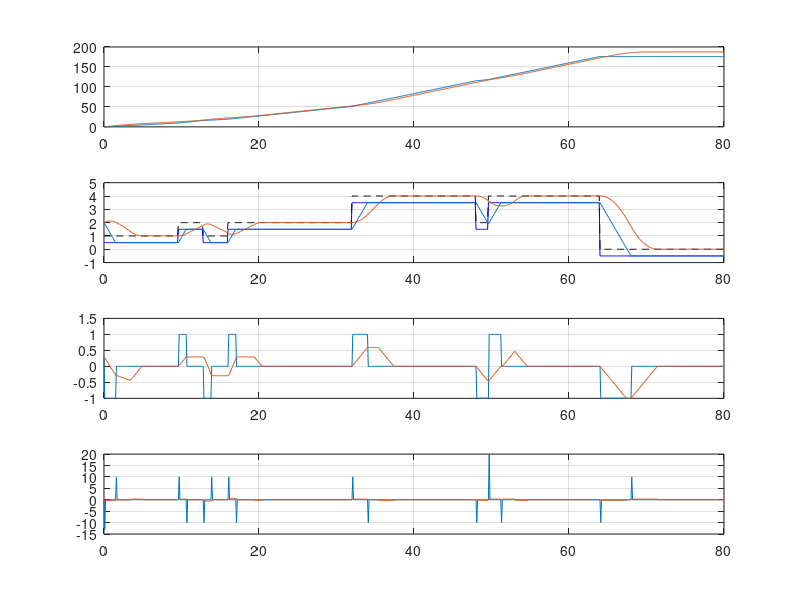

MATLAB code to generate this figure:
clear all;

dt = 0.1;
a_max = 1.0;
d_max = -a_max;
jerk_max = 0.3;

v0 = 2;
a0 = 0.3;

N = ceil(a_max / jerk_max /dt);

t = 0:dt:80;
L = length(t);

v = ones(size(t));
v(1:floor(L/5*0.6)) = 1;
v(ceil(L/5*0.6):floor(L/5*0.8)) = 2;
v(ceil(L/5*0.8):floor(L/5)) = 1;
v(ceil(L/5):floor(L/5*2)) = 2;
v(ceil(L/5*2):floor(L/5*3)) = 4;
v(ceil(L/5*3):floor(L/5*3.1)) = 2;
v(ceil(L/5*3.1):floor(L/5*4.)) = 4;
v(ceil(L/5*4.):end) = 0;

x = zeros(size(t));
x(1) = 0;
for i = 2:L
    x(i) = x(i-1) + (v(i) + v(i-1)) / 2 * dt;
end

v_orig = v;

v = v - (0.5 * a0 / jerk_max);


v_curr = v0;
a_curr = a0;
v_f_a = zeros(size(t));
a_f_a = zeros(size(t));
s_f_a = zeros(size(t));
for i = 1:L
    v_f_a(i) = v_curr;
    a_f_a(i) = a_curr;
    if v_curr < v(i) - a_max * dt
        v_curr = v_curr + a_max * dt;
        a_curr = a_max;
    elseif v_curr > v(i) - d_max * dt
        v_curr = v_curr + d_max * dt;
        a_curr = d_max;
    else
        a_curr = (v(i) - v_curr) / dt;
        v_curr = v(i);
    end
end
for i = 2:L-N
    s_f_a(i) = (a_f_a(i) - a_f_a(i-1)) / dt;
end



x_f_s = zeros(size(t));
v_f_s = zeros(size(t));
a_f_s = zeros(size(t));
s_f_s = zeros(size(t));

a_f_a_tmp = [ones(1,N-1) * a_f_a(1),a_f_a];
    

% 移動平均フィルターをaccにかける
for i = 1:L
    a_f_s(i) = sum(a_f_a_tmp(i:i+N-1)) / N;
end
v_f_s(1) = v0;
for i = 2:L
    v_f_s(i) = v_f_s(i-1) + (a_f_s(i) + a_f_s(i-1)) / 2 * dt;
    s_f_s(i) = (a_f_s(i) - a_f_s(i-1)) / dt;
end
x_f_s(1) = 0;
for i = 2:L
    x_f_s(i) = x_f_s(i-1) + (v_f_s(i) + v_f_s(i-1)) / 2 * dt;
end


figure;
subplot(4,1,1); plot(t, [x; x_f_s]); grid on;
subplot(4,1,2); plot(t, v_orig,'k--'); hold on; plot(t, v, 'b-'); plot(t, [v_f_a; v_f_s]); grid on;
subplot(4,1,3); plot(t, [a_f_a; a_f_s]); grid on;
subplot(4,1,4); plot(t, [s_f_a; s_f_s]); grid on;